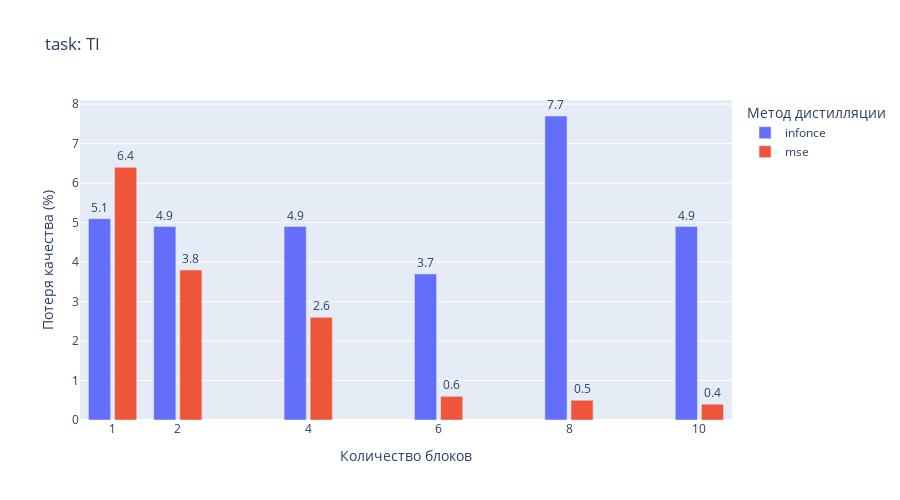

Notebook source saved alongside this figure:
### Code cell
task = 'TI'

fig = px.bar(data,
             x="Количество блоков",
             y=task,
             color='Метод дистилляции',
             barmode="group",
             text=task,
             height=500,
             width=900,
             labels={task: "Потеря качества (%)"},
             title=f'task: {task}'
             )
fig.update_traces(
    textposition="outside"
)
fig.update_layout(bargroupgap=0.15,
                  xaxis=dict(tickvals=data["Количество блоков"]),
                  uniformtext_minsize=8,
                  uniformtext_mode='show'
                  )
fig.show()
fig.write_image('metrics/ti_result.png')

### Figure 1 — Plotly figure (JSON) as saved in the notebook; plotly's stock layout.template omitted (floating-point values rounded to 4 significant figures)
{"data": [{"alignmentgroup": "True", "hovertemplate": "Метод дистилляции=infonce<br>Количество блоков=%{x}<br>Потеря качества (%)=%{text}<extra></extra>", "legendgroup": "infonce", "marker": {"color": "#636efa", "pattern": {"shape": ""}}, "name": "infonce", "offsetgroup": "infonce", "orientation": "v", "showlegend": true, "text": [5.1, 4.9, 4.9, 3.7, 7.7, 4.9], "textposition": "outside", "type": "bar", "x": [1, 2, 4, 6, 8, 10], "xaxis": "x", "y": [5.1, 4.9, 4.9, 3.7, 7.7, 4.9], "yaxis": "y"}, {"alignmentgroup": "True", "hovertemplate": "Метод дистилляции=mse<br>Количество блоков=%{x}<br>Потеря качества (%)=%{text}<extra></extra>", "legendgroup": "mse", "marker": {"color": "#EF553B", "pattern": {"shape": ""}}, "name": "mse", "offsetgroup": "mse", "orientation": "v", "showlegend": true, "text": [6.4, 3.8, 2.6, 0.6, 0.5, 0.4], "textposition": "outside", "type": "bar", "x": [1, 2, 4, 6, 8, 10], "xaxis": "x", "y": [6.4, 3.8, 2.6, 0.6, 0.5, 0.4], "yaxis": "y"}], "layout": {"bargroupgap": 0.15, "barmode": "group", "height": 500, "legend": {"title": {"text": "Метод дистилляции"}, "tracegroupgap": 0}, "title": {"text": "task: TI"}, "uniformtext": {"minsize": 8, "mode": "show"}, "width": 900, "xaxis": {"anchor": "y", "domain": [0, 1], "tickvals": [1, 1, 2, 2, 4, 4, 6, 6, 8, 8, 10, 10], "title": {"text": "Количество блоков"}}, "yaxis": {"anchor": "x", "domain": [0, 1], "title": {"text": "Потеря качества (%)"}}}}
